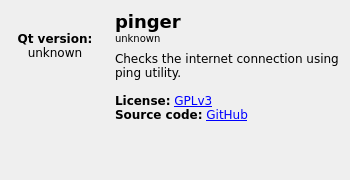
<?xml version="1.0" encoding="UTF-8"?>
<ui version="4.0">
 <class>About</class>
 <widget class="QDialog" name="About">
  <property name="windowModality">
   <enum>Qt::ApplicationModal</enum>
  </property>
  <property name="geometry">
   <rect>
    <x>0</x>
    <y>0</y>
    <width>350</width>
    <height>180</height>
   </rect>
  </property>
  <property name="sizePolicy">
   <sizepolicy hsizetype="Fixed" vsizetype="Fixed">
    <horstretch>0</horstretch>
    <verstretch>0</verstretch>
   </sizepolicy>
  </property>
  <property name="minimumSize">
   <size>
    <width>350</width>
    <height>180</height>
   </size>
  </property>
  <property name="maximumSize">
   <size>
    <width>350</width>
    <height>180</height>
   </size>
  </property>
  <property name="font">
   <font>
    <family>Verdana</family>
   </font>
  </property>
  <property name="windowTitle">
   <string>About pinger</string>
  </property>
  <property name="modal">
   <bool>true</bool>
  </property>
  <layout class="QHBoxLayout" name="horizontalLayout">
   <item>
    <layout class="QVBoxLayout" name="verticalLayout">
     <item>
      <widget class="ClickableLabel" name="lbl_qtLogo">
       <property name="text">
        <string/>
       </property>
       <property name="pixmap">
        <pixmap resource="reses.qrc">:/img/built-with-qt.svg</pixmap>
       </property>
       <property name="alignment">
        <set>Qt::AlignRight|Qt::AlignTop|Qt::AlignTrailing</set>
       </property>
      </widget>
     </item>
     <item>
      <widget class="QLabel" name="lbl_qtVersion">
       <property name="enabled">
        <bool>true</bool>
       </property>
       <property name="text">
        <string>&lt;b&gt;Qt version:&lt;/b&gt;&lt;br/&gt;unknown</string>
       </property>
       <property name="alignment">
        <set>Qt::AlignCenter</set>
       </property>
      </widget>
     </item>
     <item>
      <spacer name="verticalSpacer_2">
       <property name="orientation">
        <enum>Qt::Vertical</enum>
       </property>
       <property name="sizeHint" stdset="0">
        <size>
         <width>20</width>
         <height>40</height>
        </size>
       </property>
      </spacer>
     </item>
    </layout>
   </item>
   <item>
    <spacer name="horizontalSpacer">
     <property name="orientation">
      <enum>Qt::Horizontal</enum>
     </property>
     <property name="sizeType">
      <enum>QSizePolicy::Fixed</enum>
     </property>
     <property name="sizeHint" stdset="0">
      <size>
       <width>10</width>
       <height>17</height>
      </size>
     </property>
    </spacer>
   </item>
   <item>
    <layout class="QVBoxLayout" name="verticalLayout_2">
     <item>
      <widget class="QLabel" name="lbl_name">
       <property name="sizePolicy">
        <sizepolicy hsizetype="Preferred" vsizetype="Preferred">
         <horstretch>0</horstretch>
         <verstretch>0</verstretch>
        </sizepolicy>
       </property>
       <property name="text">
        <string>&lt;font size=&quot;5&quot;&gt;&lt;b&gt;pinger&lt;/b&gt;&lt;/font&gt;&lt;br&gt;&lt;font size=&quot;2&quot;&gt;unknown&lt;/font&gt;</string>
       </property>
       <property name="alignment">
        <set>Qt::AlignLeading|Qt::AlignLeft|Qt::AlignTop</set>
       </property>
      </widget>
     </item>
     <item>
      <widget class="QLabel" name="lbl_description">
       <property name="text">
        <string>Checks the internet connection using &lt;code&gt;ping&lt;/code&gt; utility.&lt;br/&gt;&lt;br/&gt;
&lt;b&gt;License:&lt;/b&gt; &lt;a href=&quot;https://www.gnu.org/licenses/gpl-3.0.en.html&quot;&gt;GPLv3&lt;/a&gt;&lt;br/&gt;
&lt;b&gt;Source code:&lt;/b&gt; &lt;a href=&quot;https://github.com/retifrav/pinger&quot;&gt;GitHub&lt;/a&gt;</string>
       </property>
       <property name="wordWrap">
        <bool>true</bool>
       </property>
      </widget>
     </item>
     <item>
      <spacer name="verticalSpacer">
       <property name="orientation">
        <enum>Qt::Vertical</enum>
       </property>
       <property name="sizeHint" stdset="0">
        <size>
         <width>20</width>
         <height>40</height>
        </size>
       </property>
      </spacer>
     </item>
    </layout>
   </item>
  </layout>
 </widget>
 <customwidgets>
  <customwidget>
   <class>ClickableLabel</class>
   <extends>QLabel</extends>
   <header>clickablelabel.h</header>
  </customwidget>
 </customwidgets>
 <resources>
  <include location="reses.qrc"/>
 </resources>
 <connections/>
</ui>
